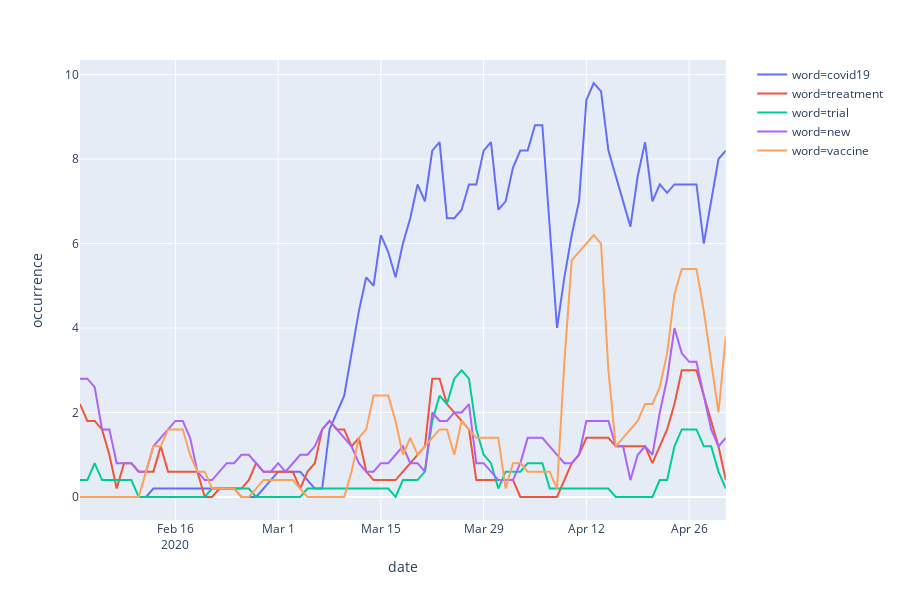

The notebook cell saved with this chart:
### Code cell
draw_words_occurence(['covid19','treatment','trial','new','vaccine'])
